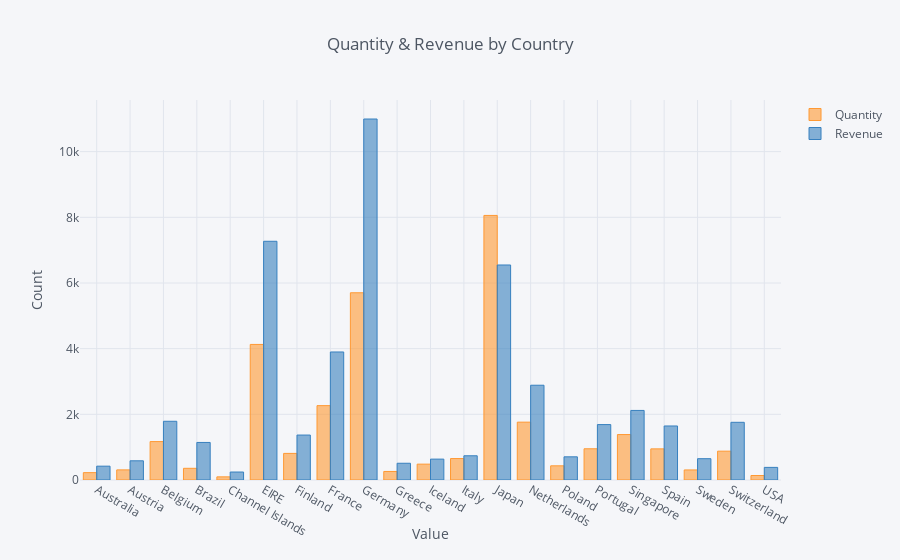

The notebook cell this image was saved under:
### Markdown cell above
## 1. Create an interactive bar chart showing total quantity and revenue by country (excluding United Kingdom) for the month of April 2011.

### Code cell
by_country = data[(data["Country"]!='United Kingdom')&(data["InvoiceDate"].dt.month==4)&(data["InvoiceDate"].dt.year==2011)].pivot_table(index=["Country"], values=["Quantity", "Revenue"], aggfunc={"Quantity":np.sum, "Revenue":np.sum})
by_country

by_country.iplot(kind='bar', xTitle='Value',
           yTitle='Count', title='Quantity & Revenue by Country')

### Figure 1 — Plotly figure (JSON) as saved in the notebook; plotly's stock layout.template omitted (floating-point values rounded to 4 significant figures)
{"data": [{"marker": {"color": "rgba(255, 153, 51, 0.6)", "line": {"color": "rgba(255, 153, 51, 1.0)", "width": 1}}, "name": "Quantity", "orientation": "v", "text": "", "type": "bar", "uid": "c2f952d0-f7e3-48a4-a414-236fb3f5694d", "x": ["Australia", "Austria", "Belgium", "Brazil", "Channel Islands", "EIRE", "Finland", "France", "Germany", "Greece", "Iceland", "Italy", "Japan", "Netherlands", "Poland", "Portugal", "Singapore", "Spain", "Sweden", "Switzerland", "USA"], "y": [224, 308, 1170, 356, 96, 4129, 810, 2265, 5702, 260, 483, 653, 8058, 1762, 432, 951, 1384, 948, 306, 878, 137]}, {"marker": {"color": "rgba(55, 128, 191, 0.6)", "line": {"color": "rgba(55, 128, 191, 1.0)", "width": 1}}, "name": "Revenue", "orientation": "v", "text": "", "type": "bar", "uid": "f313426d-7595-46ac-aea1-61a1d979f1be", "x": ["Australia", "Austria", "Belgium", "Brazil", "Channel Islands", "EIRE", "Finland", "France", "Germany", "Greece", "Iceland", "Italy", "Japan", "Netherlands", "Poland", "Portugal", "Singapore", "Spain", "Sweden", "Switzerland", "USA"], "y": [421.6, 584.8, 1788.0, 1144.0, 243.0, 7270.0, 1369.0, 3899.0, 10990.0, 509.7, 636.2, 737.8, 6549.0, 2887.0, 705.8, 1688.0, 2119.0, 1646.0, 649.1, 1757.0, 383.9]}], "layout": {"legend": {"bgcolor": "#F5F6F9", "font": {"color": "#4D5663"}}, "paper_bgcolor": "#F5F6F9", "plot_bgcolor": "#F5F6F9", "title": {"font": {"color": "#4D5663"}, "text": "Quantity & Revenue by Country"}, "xaxis": {"gridcolor": "#E1E5ED", "showgrid": true, "tickfont": {"color": "#4D5663"}, "title": {"font": {"color": "#4D5663"}, "text": "Value"}, "zerolinecolor": "#E1E5ED"}, "yaxis": {"gridcolor": "#E1E5ED", "showgrid": true, "tickfont": {"color": "#4D5663"}, "title": {"font": {"color": "#4D5663"}, "text": "Count"}, "zerolinecolor": "#E1E5ED"}}}
